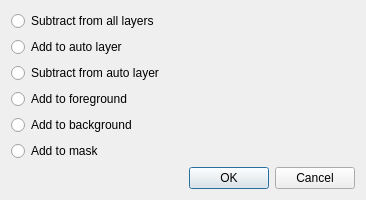
<?xml version="1.0" encoding="UTF-8"?>
<ui version="4.0">
 <class>PictureZonePropDialog</class>
 <widget class="QDialog" name="PictureZonePropDialog">
  <property name="geometry">
   <rect>
    <x>0</x>
    <y>0</y>
    <width>366</width>
    <height>125</height>
   </rect>
  </property>
  <property name="windowTitle">
   <string>Zone Properties</string>
  </property>
  <layout class="QVBoxLayout" name="verticalLayout_3">
   <item>
    <widget class="QRadioButton" name="zoneclean">
     <property name="text">
      <string>Subtract from all layers</string>
     </property>
    </widget>
   </item>
   <item>
    <widget class="QRadioButton" name="zonepainter">
     <property name="text">
      <string>Add to auto layer</string>
     </property>
    </widget>
   </item>
   <item>
    <widget class="QRadioButton" name="zoneeraser">
     <property name="text">
      <string>Subtract from auto layer</string>
     </property>
    </widget>
   </item>
   <item>
    <widget class="QRadioButton" name="zonefg">
     <property name="text">
      <string>Add to foreground</string>
     </property>
    </widget>
   </item>
   <item>
    <widget class="QRadioButton" name="zonebg">
     <property name="text">
      <string>Add to background</string>
     </property>
    </widget>
   </item>
   <item>
    <widget class="QRadioButton" name="zonemask">
     <property name="text">
      <string>Add to mask</string>
     </property>
    </widget>
   </item>
   <item>
    <spacer name="verticalSpacer">
     <property name="orientation">
      <enum>Qt::Vertical</enum>
     </property>
     <property name="sizeHint" stdset="0">
      <size>
       <width>20</width>
       <height>40</height>
      </size>
     </property>
    </spacer>
   </item>
   <item>
    <widget class="QDialogButtonBox" name="buttonBox">
     <property name="orientation">
      <enum>Qt::Horizontal</enum>
     </property>
     <property name="standardButtons">
      <set>QDialogButtonBox::Cancel|QDialogButtonBox::Ok</set>
     </property>
    </widget>
   </item>
  </layout>
 </widget>
 <resources/>
 <connections>
  <connection>
   <sender>buttonBox</sender>
   <signal>accepted()</signal>
   <receiver>PictureZonePropDialog</receiver>
   <slot>accept()</slot>
   <hints>
    <hint type="sourcelabel">
     <x>248</x>
     <y>254</y>
    </hint>
    <hint type="destinationlabel">
     <x>157</x>
     <y>274</y>
    </hint>
   </hints>
  </connection>
  <connection>
   <sender>buttonBox</sender>
   <signal>rejected()</signal>
   <receiver>PictureZonePropDialog</receiver>
   <slot>reject()</slot>
   <hints>
    <hint type="sourcelabel">
     <x>316</x>
     <y>260</y>
    </hint>
    <hint type="destinationlabel">
     <x>286</x>
     <y>274</y>
    </hint>
   </hints>
  </connection>
 </connections>
</ui>
